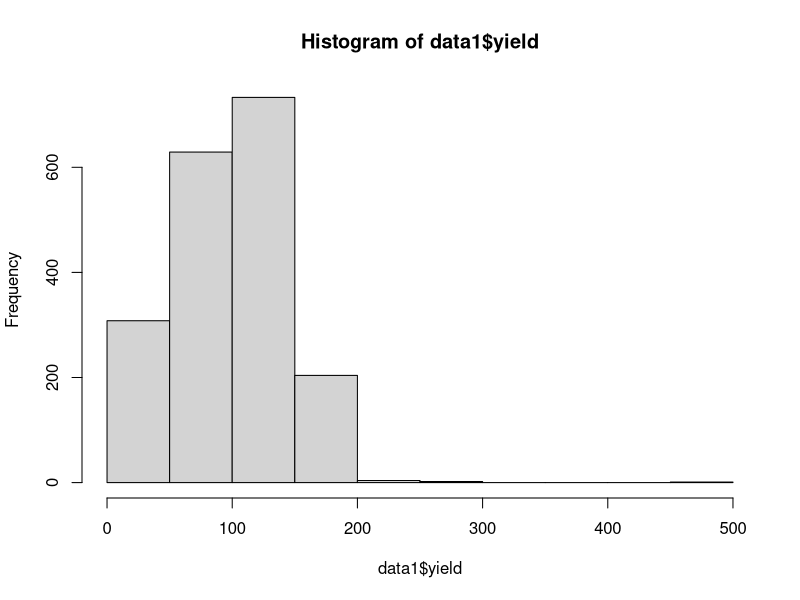
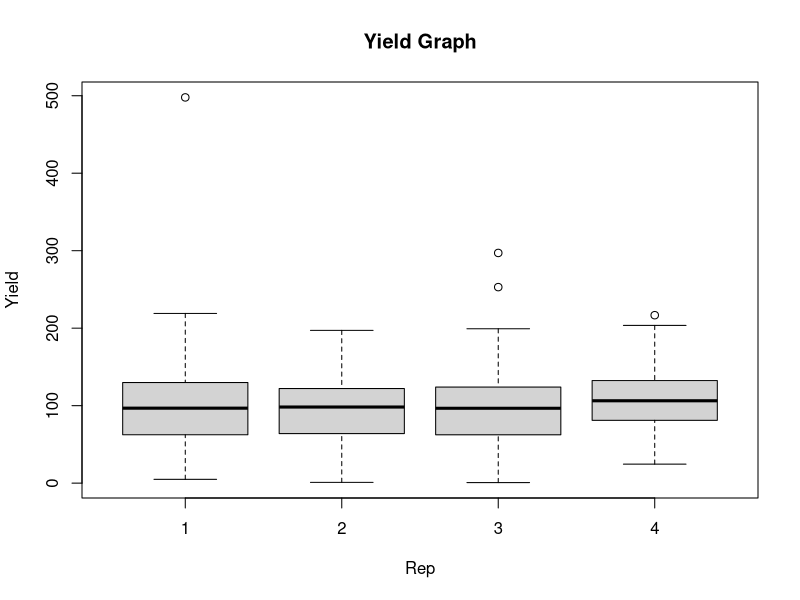

Here is the R script that generated these plots, in order:
## ---- chunk 1
data1 <- read.csv(here::here("data/trial_data.csv"))
head(data1, 5)
#View(data1)
## ---- chunk 2
str(data1)

summary(data1)
## ---- chunk 3
hist(data1$yield)

# pairwise plots

# Create the box plot
boxplot(yield ~ rep, data = data1,
        main = "Yield Graph",
        xlab = "Rep",
        ylab = "Yield")
## ---- chunk 4


